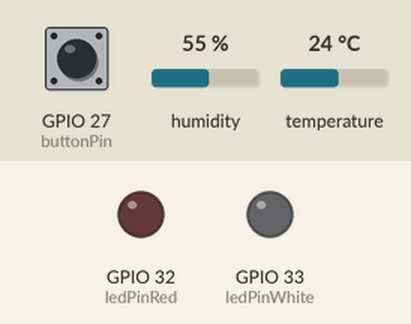
This sketch was run on a simulated ESP32. Parts: output pins drawn as LEDs (lit = HIGH). The inputs (shaded band) are chosen by the test bench; at power-on: GPIO 27 (buttonPin) LOW, humidity 55 %, temperature 24 °C. What the sketch prints to the serial monitor is not drawn.

Above: at 1.3 s.
1.4 s: GPIO 27 (buttonPin) pulled HIGH for 0.65 s
At 2.0 s:
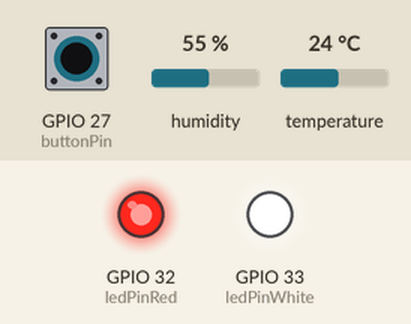
3.6 s: GPIO 27 (buttonPin) pulled HIGH for 3.2 s
At 7.5 s:
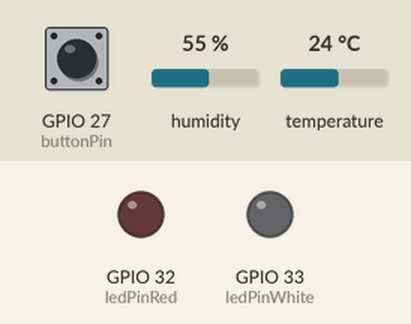
Timing chart, 0 to 9.0 s (numbered marks = the images above; inputs shaded):
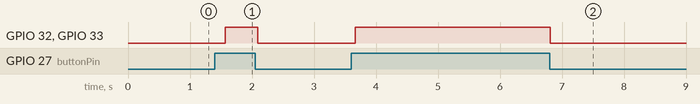

The sketch:

dht11.ino
```cpp
// https://github.com/adidax/dht11
#include <dht11.h>


const int dht11Pin = 26;

dht11 DHT11;

const int buttonPin = 27;  // the number of the pushbutton pin
const int ledPinRed = 32;    // the number of the LED pin
const int ledPinWhite = 33;

int buttonState = 0;


void  setup()
{
    pinMode(ledPinRed, OUTPUT);
    pinMode(ledPinWhite, OUTPUT);
    pinMode(buttonPin, INPUT);
    Serial.begin(9600);
}

void loop()
{

    buttonState = digitalRead(buttonPin);

    if (buttonState == HIGH)
    {
        digitalWrite(ledPinRed, HIGH);
        digitalWrite(ledPinWhite, HIGH);
    }
    else
    {
        digitalWrite(ledPinRed, LOW);
        digitalWrite(ledPinWhite, LOW);
    }

    Serial.println();

    int chk = DHT11.read(dht11Pin);
    Serial.println("White ESP32");
    Serial.print("Humidity (%): ");
    Serial.println((float)DHT11.humidity, 2);
    Serial.print("Temperature  (C): ");
    Serial.println((float)DHT11.temperature, 2);

    delay(500);
}
```

Measured:
- after the input at 1.4 s, GPIO 32 (ledPinRed), GPIO 33 (ledPinWhite): LOW → HIGH after 0.17 s, → LOW 0.52 s later
- after the input at 3.6 s, GPIO 32 (ledPinRed), GPIO 33 (ledPinWhite): LOW → HIGH after 0.07 s, → LOW 3.1 s later
